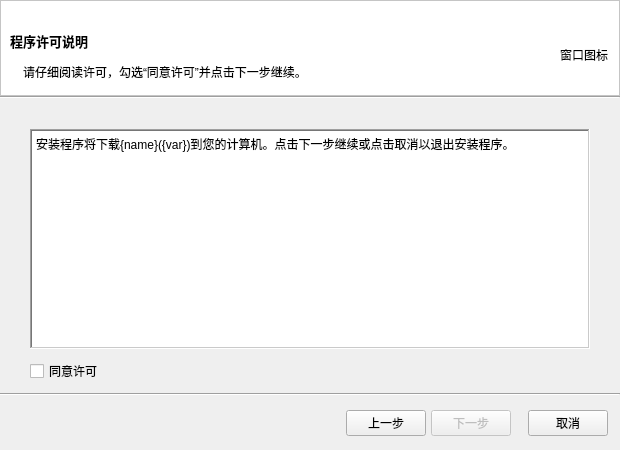
      <widget class="QWidget" name="license">
       <layout class="QGridLayout" name="gridLayout_3">
        <property name="leftMargin">
         <number>0</number>
        </property>
        <property name="topMargin">
         <number>0</number>
        </property>
        <property name="rightMargin">
         <number>0</number>
        </property>
        <property name="bottomMargin">
         <number>0</number>
        </property>
        <property name="spacing">
         <number>0</number>
        </property>
        <item row="0" column="0">
         <widget class="QFrame" name="frame_10">
          <property name="minimumSize">
           <size>
            <width>620</width>
            <height>450</height>
           </size>
          </property>
          <property name="maximumSize">
           <size>
            <width>620</width>
            <height>450</height>
           </size>
          </property>
          <property name="frameShape">
           <enum>QFrame::NoFrame</enum>
          </property>
          <property name="frameShadow">
           <enum>QFrame::Raised</enum>
          </property>
          <layout class="QGridLayout" name="gridLayout_25">
           <property name="leftMargin">
            <number>0</number>
           </property>
           <property name="topMargin">
            <number>0</number>
           </property>
           <property name="rightMargin">
            <number>0</number>
           </property>
           <property name="bottomMargin">
            <number>0</number>
           </property>
           <property name="spacing">
            <number>0</number>
           </property>
           <item row="4" column="0">
            <widget class="QLabel" name="label_32">
             <property name="text">
              <string/>
             </property>
            </widget>
           </item>
           <item row="1" column="0" colspan="2">
            <widget class="Line" name="line_10">
             <property name="orientation">
              <enum>Qt::Horizontal</enum>
             </property>
            </widget>
           </item>
           <item row="2" column="0" colspan="2">
            <widget class="QWidget" name="widget_7" native="true">
             <property name="sizePolicy">
              <sizepolicy hsizetype="Preferred" vsizetype="Expanding">
               <horstretch>0</horstretch>
               <verstretch>0</verstretch>
              </sizepolicy>
             </property>
             <layout class="QGridLayout" name="gridLayout_26">
              <property name="leftMargin">
               <number>30</number>
              </property>
              <property name="topMargin">
               <number>30</number>
              </property>
              <property name="rightMargin">
               <number>30</number>
              </property>
              <property name="bottomMargin">
               <number>10</number>
              </property>
              <property name="spacing">
               <number>10</number>
              </property>
              <item row="1" column="0">
               <widget class="QCheckBox" name="ui_p2Accept">
                <property name="text">
                 <string>同意许可</string>
                </property>
               </widget>
              </item>
              <item row="0" column="0" colspan="2">
               <widget class="QPlainTextEdit" name="ui_p2Per">
                <property name="sizePolicy">
                 <sizepolicy hsizetype="Expanding" vsizetype="Expanding">
                  <horstretch>0</horstretch>
                  <verstretch>0</verstretch>
                 </sizepolicy>
                </property>
                <property name="frameShape">
                 <enum>QFrame::WinPanel</enum>
                </property>
                <property name="undoRedoEnabled">
                 <bool>false</bool>
                </property>
                <property name="plainText">
                 <string>安装程序将下载{name}({var})到您的计算机。点击下一步继续或点击取消以退出安装程序。</string>
                </property>
                <property name="cursorWidth">
                 <number>0</number>
                </property>
                <property name="textInteractionFlags">
                 <set>Qt::LinksAccessibleByKeyboard|Qt::LinksAccessibleByMouse|Qt::TextBrowserInteraction|Qt::TextSelectableByKeyboard|Qt::TextSelectableByMouse</set>
                </property>
               </widget>
              </item>
             </layout>
            </widget>
           </item>
           <item row="0" column="0" colspan="2">
            <widget class="QFrame" name="frame_15">
             <property name="sizePolicy">
              <sizepolicy hsizetype="Preferred" vsizetype="Maximum">
               <horstretch>0</horstretch>
               <verstretch>0</verstretch>
              </sizepolicy>
             </property>
             <property name="styleSheet">
              <string notr="true">background-color: rgb(255, 255, 255);</string>
             </property>
             <property name="frameShape">
              <enum>QFrame::StyledPanel</enum>
             </property>
             <property name="frameShadow">
              <enum>QFrame::Raised</enum>
             </property>
             <layout class="QGridLayout" name="gridLayout_36">
              <item row="1" column="2" rowspan="2">
               <widget class="QLabel" name="ui_p2Icon">
                <property name="minimumSize">
                 <size>
                  <width>50</width>
                  <height>50</height>
                 </size>
                </property>
                <property name="maximumSize">
                 <size>
                  <width>50</width>
                  <height>50</height>
                 </size>
                </property>
                <property name="text">
                 <string>窗口图标</string>
                </property>
                <property name="textFormat">
                 <enum>Qt::PlainText</enum>
                </property>
                <property name="scaledContents">
                 <bool>true</bool>
                </property>
                <property name="wordWrap">
                 <bool>true</bool>
                </property>
                <property name="textInteractionFlags">
                 <set>Qt::TextBrowserInteraction</set>
                </property>
               </widget>
              </item>
              <item row="2" column="0">
               <widget class="QLabel" name="label_33">
                <property name="text">
                 <string/>
                </property>
               </widget>
              </item>
              <item row="0" column="0" colspan="3">
               <widget class="QLabel" name="label_34">
                <property name="text">
                 <string/>
                </property>
               </widget>
              </item>
              <item row="2" column="1" rowspan="2">
               <widget class="QLabel" name="ui_p2Text">
                <property name="sizePolicy">
                 <sizepolicy hsizetype="Expanding" vsizetype="Preferred">
                  <horstretch>0</horstretch>
                  <verstretch>0</verstretch>
                 </sizepolicy>
                </property>
                <property name="text">
                 <string>请仔细阅读许可，勾选“同意许可”并点击下一步继续。</string>
                </property>
               </widget>
              </item>
              <item row="1" column="0" colspan="2">
               <widget class="QLabel" name="ui_p2Title">
                <property name="font">
                 <font>
                  <family>Microsoft YaHei UI</family>
                  <pointsize>10</pointsize>
                  <weight>75</weight>
                  <bold>true</bold>
                 </font>
                </property>
                <property name="text">
                 <string>程序许可说明</string>
                </property>
               </widget>
              </item>
             </layout>
            </widget>
           </item>
           <item row="5" column="0" colspan="2">
            <widget class="QWidget" name="widget_8" native="true">
             <property name="sizePolicy">
              <sizepolicy hsizetype="Preferred" vsizetype="Fixed">
               <horstretch>0</horstretch>
               <verstretch>0</verstretch>
              </sizepolicy>
             </property>
             <layout class="QHBoxLayout" name="horizontalLayout_11">
              <property name="spacing">
               <number>5</number>
              </property>
              <property name="leftMargin">
               <number>0</number>
              </property>
              <property name="topMargin">
               <number>0</number>
              </property>
              <property name="rightMargin">
               <number>0</number>
              </property>
              <property name="bottomMargin">
               <number>0</number>
              </property>
              <item>
               <spacer name="horizontalSpacer_7">
                <property name="orientation">
                 <enum>Qt::Horizontal</enum>
                </property>
                <property name="sizeHint" stdset="0">
                 <size>
                  <width>161</width>
                  <height>20</height>
                 </size>
                </property>
               </spacer>
              </item>
              <item>
               <widget class="QPushButton" name="ui_p2LaseBtn">
                <property name="text">
                 <string>上一步</string>
                </property>
               </widget>
              </item>
              <item>
               <widget class="QPushButton" name="ui_p2NextBtn">
                <property name="enabled">
                 <bool>false</bool>
                </property>
                <property name="text">
                 <string>下一步</string>
                </property>
               </widget>
              </item>
              <item>
               <widget class="QLabel" name="label_36">
                <property name="text">
                 <string/>
                </property>
               </widget>
              </item>
              <item>
               <widget class="QPushButton" name="ui_p2ExitBtn">
                <property name="text">
                 <string>取消</string>
                </property>
               </widget>
              </item>
              <item>
               <widget class="QLabel" name="label_37">
                <property name="text">
                 <string/>
                </property>
               </widget>
              </item>
             </layout>
            </widget>
           </item>
           <item row="6" column="0">
            <widget class="QLabel" name="label_38">
             <property name="text">
              <string/>
             </property>
            </widget>
           </item>
           <item row="3" column="0" colspan="2">
            <widget class="Line" name="line_11">
             <property name="orientation">
              <enum>Qt::Horizontal</enum>
             </property>
            </widget>
           </item>
          </layout>
         </widget>
        </item>
       </layout>
      </widget>
